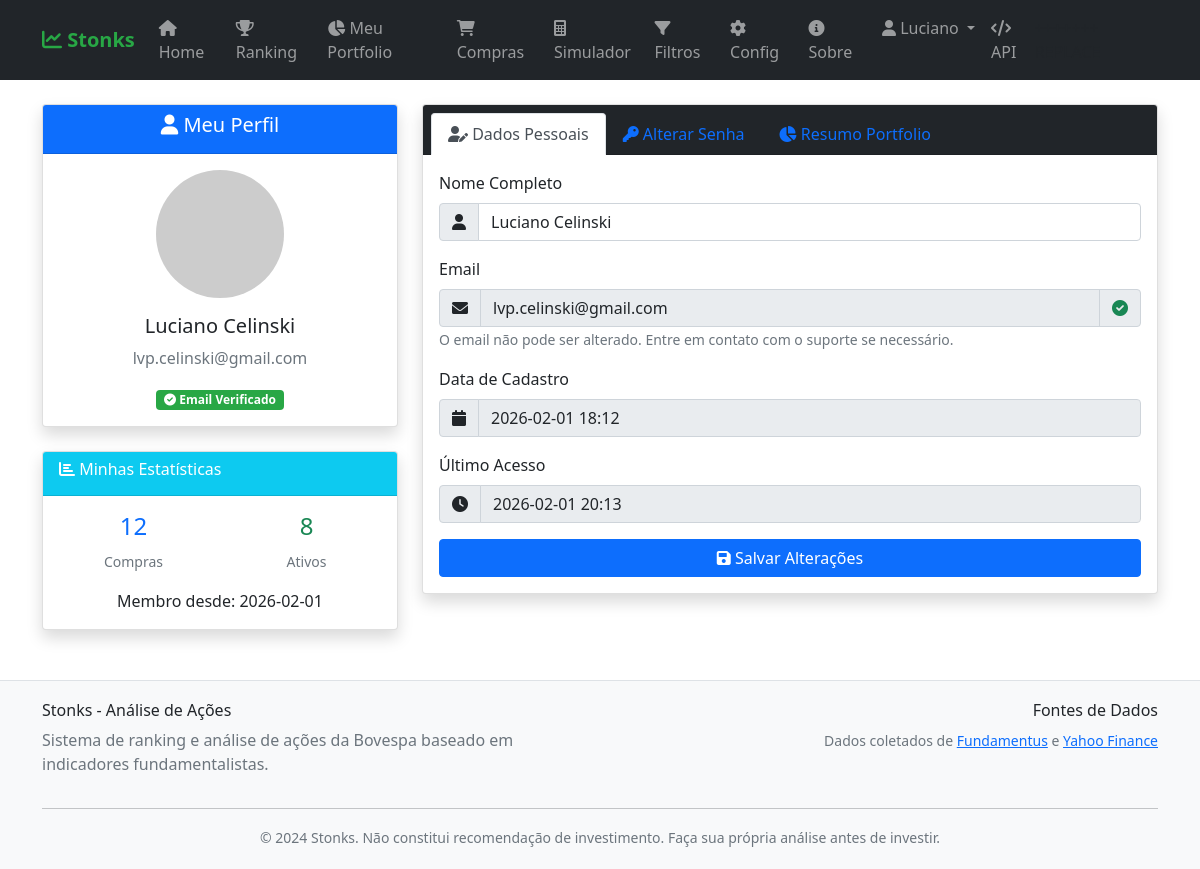
Page /auth/profile (signed in) on the earlier database version.
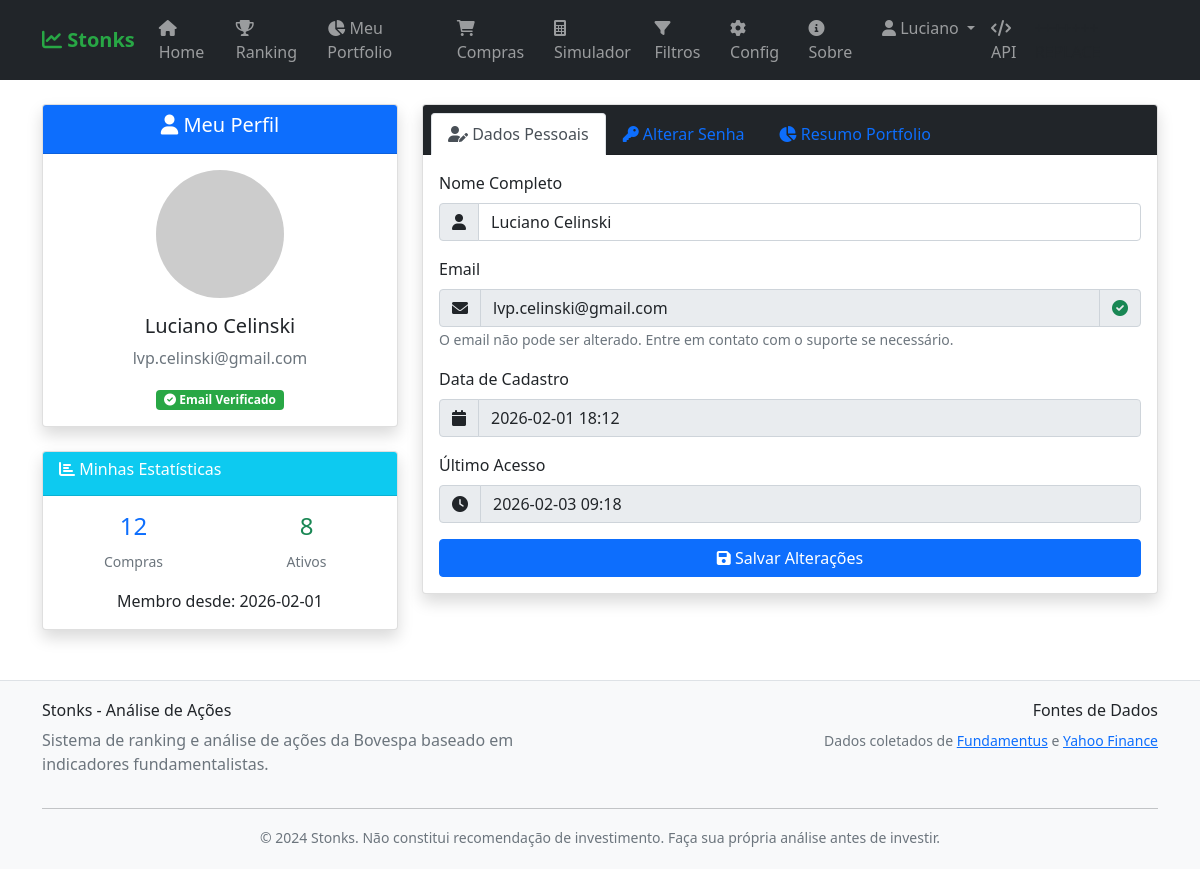
Same page on the later database version.
### tables this page shows
CREATE TABLE users (
                id INTEGER PRIMARY KEY AUTOINCREMENT,
                nome VARCHAR(100) NOT NULL,
                email VARCHAR(100) UNIQUE NOT NULL,
                senha_hash VARCHAR(255) NOT NULL,
                email_verificado BOOLEAN DEFAULT FALSE,
                token_verificacao VARCHAR(255),
                token_reset_senha VARCHAR(255),
                token_expiracao DATETIME,
                data_cadastro DATETIME DEFAULT CURRENT_TIMESTAMP,
                ultimo_login DATETIME,
                ativo BOOLEAN DEFAULT TRUE
            );

### routes/auth.py (the view)
@auth_bp.route('/profile')
@login_required
def profile():
    return render_template('auth/profile.html')

### models/user.py (called while the page is built)
def get_user_by_id(user_id):
    with sqlite3.connect('database/stocks.db') as conn:
        conn.row_factory = sqlite3.Row
        cursor = conn.cursor()
        cursor.execute('SELECT * FROM users WHERE id = ?', (user_id,))
        row = cursor.fetchone()
        if row:
            return User(
                id=row['id'],
                nome=row['nome'],
                email=row['email'],
                senha_hash=row['senha_hash'],
                email_verificado=bool(row['email_verificado']),
                token_verificacao=row['token_verificacao'],
                token_reset_senha=row['token_reset_senha'],
                token_expiracao=row['token_expiracao'],
                data_cadastro=row['data_cadastro'],
                ultimo_login=row['ultimo_login'],
                ativo=bool(row['ativo'])
            )
        return None

    @property
    def is_authenticated(self):
        return True

### routes/auth.py (called while the page is built)
@login_manager.user_loader
def load_user(user_id):
    return auth_service.get_usuario_by_id(int(user_id))

### templates/auth/profile.html (shortened to what the changed rows need)
{% extends "base.html" %}
{% block content %}
<div class="row">
    <div class="col-md-4">
        <div class="card shadow mb-4">
            <div class="card-body text-center">
                <div class="mb-3">
                    <img src="https://ui-avatars.com/api/?name={{ current_user.nome }}&size=128&background=007bff&color=fff"
                         class="rounded-circle" alt="Avatar" style="width: 128px; height: 128px;">
                </div>
                <h5>{{ current_user.nome }}</h5>
                <p class="text-muted">{{ current_user.email }}</p>
                <div class="mt-3">
                    {% if current_user.email_verificado %}
                    <span class="badge bg-success">
                    </span>
                    {% else %}
                    <span class="badge bg-warning">
                        <i class="fas fa-exclamation-triangle"></i> Email Não Verificado
                    </span>
                    {% endif %}
                </div>
            </div>
        </div>
        <div class="card shadow">
            <div class="card-body">
                <div class="row text-center">
                    <div class="col-6 mb-3">
                        <h4 class="text-primary" id="totalCompras">-</h4>
                        <small class="text-muted">Compras</small>
                    </div>
                    <div class="col-6 mb-3">
                        <h4 class="text-success" id="totalAtivos">-</h4>
                        <small class="text-muted">Ativos</small>
                    </div>
                    <div class="col-12">
                            Membro desde: {{ current_user.data_cadastro[:10] if current_user.data_cadastro and current_user.data_cadastro != 'None' else 'N/A' }}
                    </div>
                </div>
            </div>
        </div>
    </div>
    <div class="col-md-8">
        <div class="card shadow">
            <div class="card-body">
                <div class="tab-content" id="profileTabContent">
                    <div class="tab-pane fade show active" id="dados" role="tabpanel">
                        <form method="POST" id="profileForm">
                            <div class="mb-3">
                                <div class="input-group">
                                    <span class="input-group-text"><i class="fas fa-user"></i></span>
                                    <input type="text" class="form-control" id="nome" name="nome"
                                           value="{{ current_user.nome }}" required>
                                </div>
                            </div>
                            <div class="mb-3">
                                <div class="input-group">
                                    <span class="input-group-text"><i class="fas fa-envelope"></i></span>
                                    <input type="email" class="form-control" id="email" name="email"
                                           value="{{ current_user.email }}" readonly>
                                    <span class="input-group-text">
                                        {% if current_user.email_verificado %}
                                        <i class="fas fa-check-circle text-success" title="Email verificado"></i>
                                        {% else %}
                                        <i class="fas fa-exclamation-triangle text-warning" title="Email não verificado"></i>
                                        {% endif %}
                                    </span>
                                </div>
                            </div>
                            <div class="mb-3">
                                <div class="input-group">
                                    <span class="input-group-text"><i class="fas fa-calendar"></i></span>
                                    <input type="text" class="form-control" id="data_cadastro"
                                           value="{{ current_user.data_cadastro[:16] if current_user.data_cadastro and current_user.data_cadastro != 'None' else 'N/A' }}"
                                           readonly>
                                </div>
                            </div>
                            <div class="mb-3">
                                <div class="input-group">
                                    <span class="input-group-text"><i class="fas fa-clock"></i></span>
                                    <input type="text" class="form-control" id="ultimo_login"
                                           value="{{ current_user.ultimo_login[:16] if current_user.ultimo_login and current_user.ultimo_login != 'None' else 'Primeiro acesso' }}"
                                           readonly>
                                </div>
                            </div>
                        </form>
                    </div>
                </div>
            </div>
        </div>
    </div>
</div>
{% endblock %}

### templates/base.html (shortened to what the changed rows need)
<!DOCTYPE html>
<html lang="pt-BR">
<head>
    <link href="https://cdn.jsdelivr.net/npm/bootstrap@5.1.3/dist/css/bootstrap.min.css" rel="stylesheet">
    <link href="https://cdnjs.cloudflare.com/ajax/libs/font-awesome/6.0.0/css/all.min.css" rel="stylesheet">
</head>
<body>
    <nav class="navbar navbar-expand-lg navbar-dark bg-dark">
        <div class="container">
            <div class="collapse navbar-collapse" id="navbarNav">
                <ul class="navbar-nav">
                    {% if current_user.is_authenticated %}
                    <li class="nav-item dropdown">
                        <a class="nav-link dropdown-toggle" href="#" id="navbarDropdown" role="button" data-bs-toggle="dropdown">
                            <i class="fas fa-user"></i> {{ current_user.nome.split(' ')[0] }}
                        </a>
                    </li>
                    {% endif %}
                </ul>
            </div>
        </div>
    </nav>
    <main class="container mt-4">
        {% block content %}{% endblock %}
    </main>
</body>
</html>

Differences in the rows shown:
changed users "Luciano Celinski": ultimo_login "2026-02-01 20:13" → "2026-02-03 09:18"
